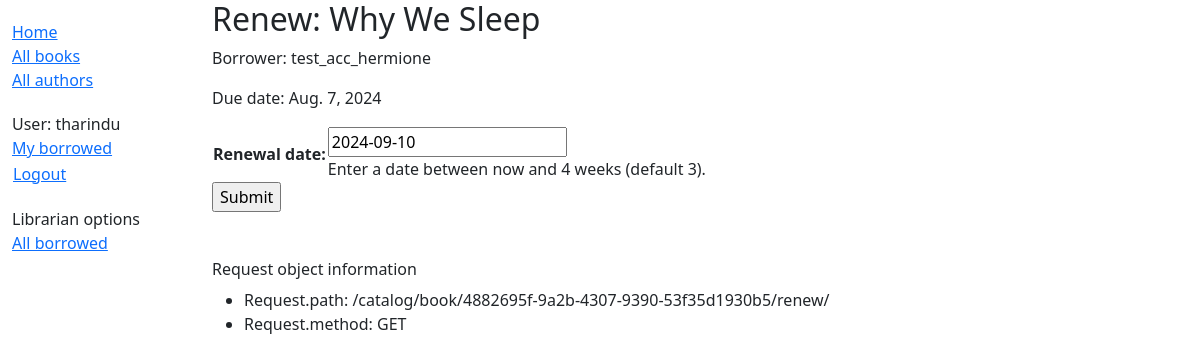
Before: /catalog/book/4882695f-9a2b-4307-9390-53f35d1930b5/renew/ (signed in) with the older database file.
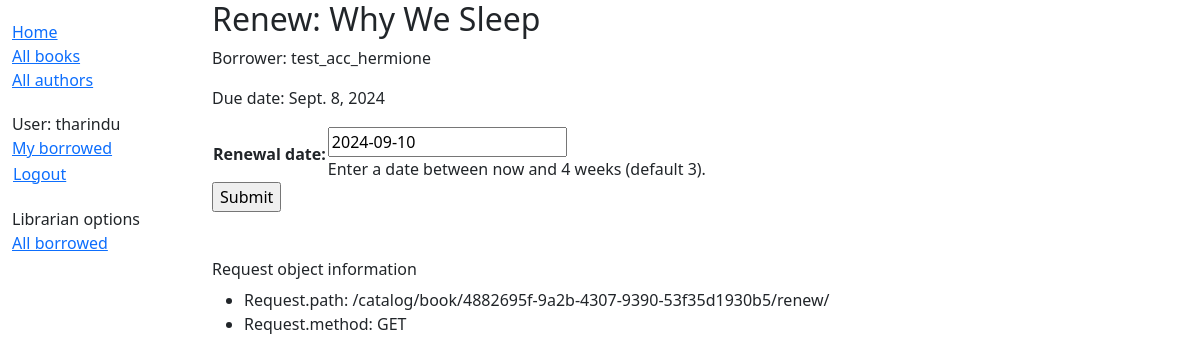
After: the same page with the newer database file.
### catalog/models.py (models this page shows, shortened)
class BookInstance(models.Model):
    id = models.UUIDField(
        primary_key=True, default=uuid.uuid4,
        help_text="Unique ID for this particular book across whole library"
    )
    book = models.ForeignKey(Book, on_delete=models.RESTRICT, null=True)
    imprint = models.CharField(max_length=200)
    due_back = models.DateField(null=True, blank=True)
    LOAN_STATUS = (
        ('m', 'Maintenance'),
        ('o', 'On loan'),
        ('a', 'Available'),
        ('r', 'Reserved'),
    )
    status = models.CharField(
        max_length=1,
        choices=LOAN_STATUS,
        blank=True,
        default='m',
        help_text='Book availability',
    )
    borrower = models.ForeignKey(
        settings.AUTH_USER_MODEL,
        on_delete=models.SET_NULL,
        null=True,
        blank=True,
    )
    class Meta:
        ordering = ['book', 'due_back']
        permissions = (
            ("can_mark_returned", "Set book as returned"),
            ("can_renew", "Renew the book's loaned period"),
        )

### catalog/views.py (the view)
# urls.py: path('book/<uuid:pk>/renew/', views.renew_book_librarian, name='renew-book-librarian'),
@login_required
@permission_required('catalog.can_renew')
def renew_book_librarian(request, pk):
    book_instance = get_object_or_404(BookInstance, id=pk)
    if request.method == 'POST':
        form = RenewBookForm(request.POST)
        if form.is_valid():
            book_instance.due_back = form.cleaned_data['renewal_date']
            book_instance.save()
            return HttpResponseRedirect(reverse('catalog:all-borrowed'))
    else:
        proposed_renewal_date = datetime.date.today() + datetime.timedelta(weeks=3)
        form = RenewBookForm(initial={'renewal_date': proposed_renewal_date})
    context = {
        'form': form,
        'book_instance': book_instance
    }
    return render(request, 'catalog/book_renew_librarian.html', context)

### catalog/forms.py (shortened to what this page needs)
class RenewBookForm(forms.Form):
    renewal_date = forms.DateField(
        help_text="Enter a date between now and 4 weeks (default 3)."
    )

### catalog/templates/catalog/book_renew_librarian.html (shortened to what this page needs)
{% extends 'base_generic.html' %}
{% block content %}
    <h2>Renew: {{ book_instance.book.title }}</h2>
    <p>Borrower: {{ book_instance.borrower }}</p>
    <p {% if book_instance.id_overdue %} class="text-danger"{% endif %}>
        Due date: {{ book_instance.due_back }}
    </p>
    <form action="" method="post">
        <table>
            {{ form.as_table }}
        </table>
        <input type="submit" value="Submit">
    </form>
{% endblock %}

Changed rows visible on the page:
changed BookInstance "test_acc_hermione": due_back "Aug. 7, 2024" → "Sept. 8, 2024"
